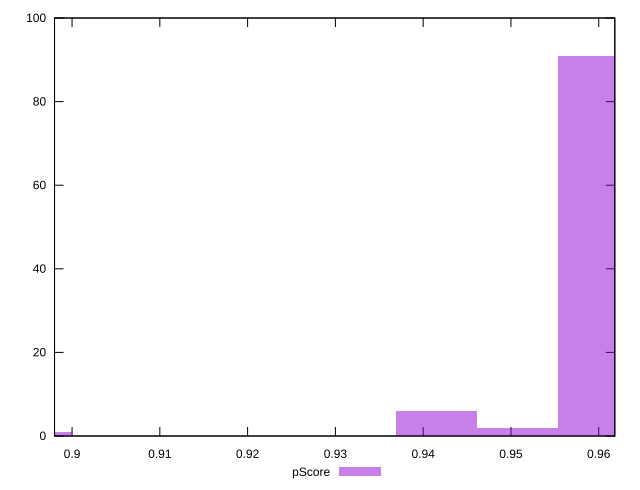

Generate this figure with gnuplot:
reset

$pScore <<EOF
0.8953470692276919 1
0.9599597443265975 91
0.950729362169611 2
0.9414989800126244 6
EOF

set key outside below
set boxwidth 0.009230382156986515
set xrange [0.8980046338467267:0.9618312601821736]
set yrange [0:100]
set trange [0:100]
set style fill transparent solid 0.5 noborder
set terminal svg size 640, 490 enhanced background rgb 'white'
set output "report_00026_2021-02-22T21:38:55.199Z/first-contentful-paint/samples/pages+cached+noadtech+nomedia/pScore/histogram.svg"

plot $pScore title "pScore" with boxes

reset
